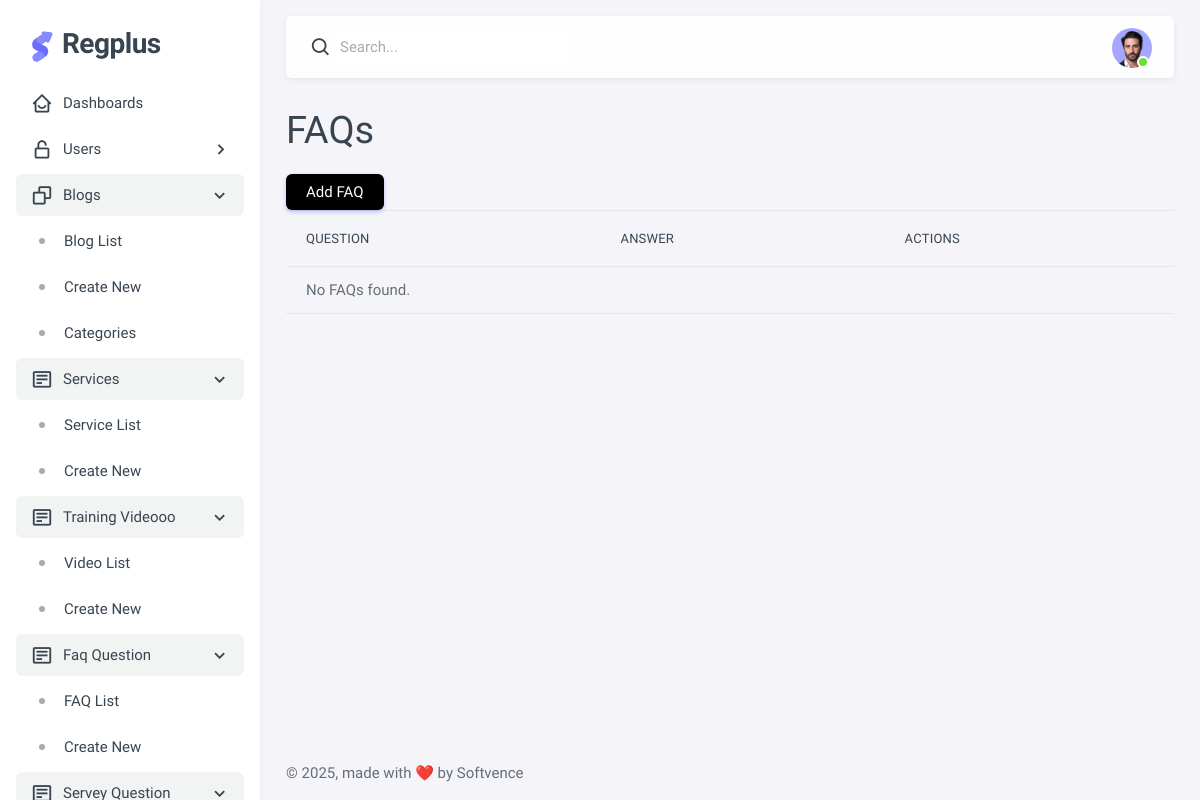
/faqs/, run on an earlier commit of the app's database.
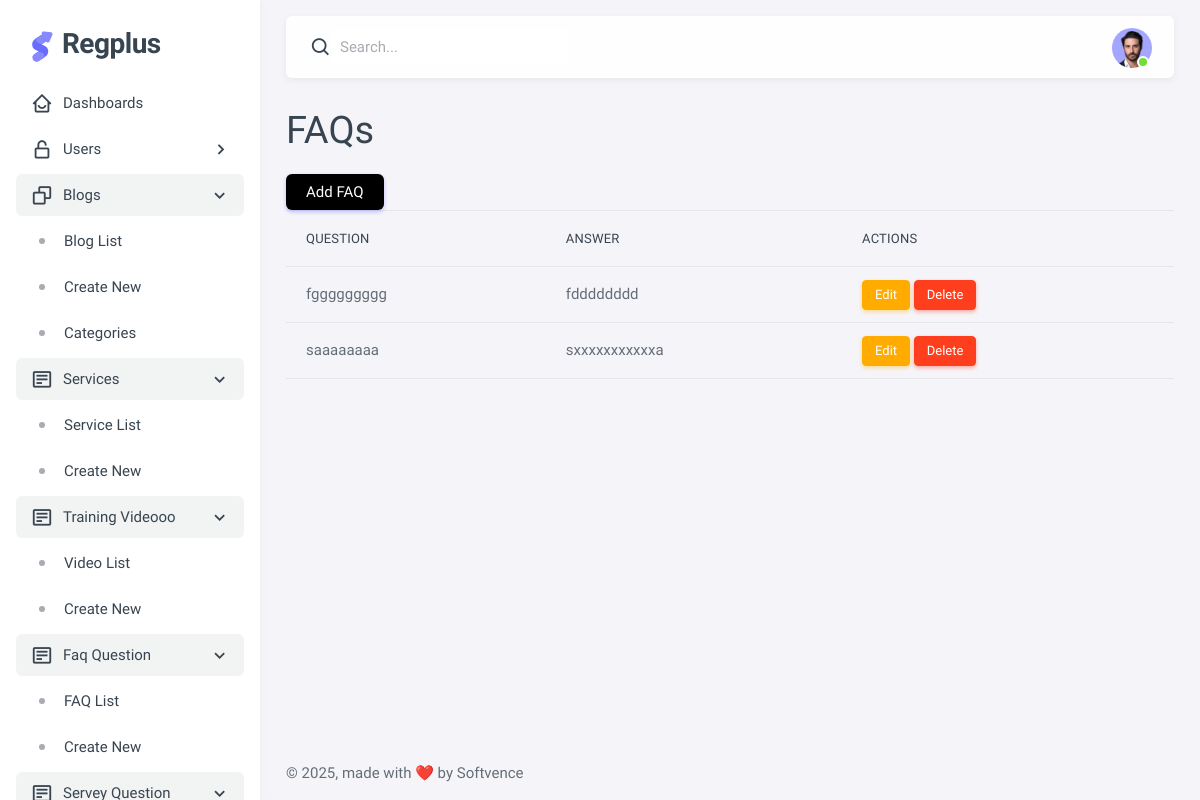
And on a later commit of the database.
### apps/custom_design/models.py (models this page shows, shortened)
class MainModel(models.Model):
    title = models.CharField(max_length=200)
    files = models.FileField(upload_to='uploads/', blank=True, null=True)
    subtitle = models.CharField(max_length=200, blank=True, null=True)
    description = RichTextField(blank=True, null=True)
    page_section = models.CharField(max_length=50, choices=SECTION_CHOICES)
    page_name = models.CharField(max_length=50, choices=PAGE_CHOICES)
    created_at = models.DateTimeField(auto_now_add=True, blank=True, null=True)
    updated_at = models.DateTimeField(auto_now=True,blank=True, null=True)
    class Meta:
        ordering = ['-created_at']  # Order by creation date, newest first

### apps/custom_design/views.py (the view)
# urls.py: path('faqs/', FAQListView.as_view(), name='faq_list'),
class FAQListView(View):
    template_name = 'faq_list.html'
    def get(self, request):
        faqs = MainModel.objects.filter(page_name='train&FAQ', page_section='down')
        context = {'faqs': faqs}
        context = TemplateLayout.init(self, context)
        return render(request, self.template_name, context)

### project/context_processors.py (called while the page is built)
def my_setting(request):
    return {'MY_SETTING': settings}

def environment(request):
    return {'ENVIRONMENT': settings.ENVIRONMENT}

### templates/layout/bootstrap/layout_vertical.py (called while the page is built)
    def init(context):
        context.update(
            {
                "layout": "vertical",
                "content_navbar": True,
                "content_layout": "compact",
                "is_navbar": True,
                "is_menu": True,
                "is_footer": True,
            }
        )
        TemplateHelper.map_context(context)
        return context

### web_project/__init__.py (called while the page is built)
    def init(self, context):
        layout = "vertical"
        context.update(
            {
                "layout_path": TemplateHelper.set_layout(
                    "layout_" + layout + ".html", context
                ),
            }
        )
        TemplateHelper.map_context(context)
        return context

### web_project/template_helpers/theme.py (called while the page is built)
    def get_theme_variables(scope):
        return settings.THEME_VARIABLES[scope]

    def import_class(fromModule, import_className):
        pprint(f"Loading {import_className} from {fromModule}")
        module = import_module(fromModule)
        return getattr(module, import_className)

### apps/custom_design/templates/faq_list.html (shortened to what this page needs)
{% extends layout_path %}
{% load widget_tweaks %}
{% load static %}
{% block content %}
<h2>FAQs</h2>
<a href="{% url 'faq_add' %}" class="btn btn-primary">Add FAQ</a>
<table class="table">
    <thead>
        <tr>
            <th>Question</th>
            <th>Answer</th>
            <th>Actions</th>
        </tr>
    </thead>
    <tbody>
        {% for faq in faqs %}
        <tr>
            <td>{{ faq.title }}</td>
            <td>{{ faq.description }}</td>
            <td>
                <a href="{% url 'faq_edit' faq.pk %}" class="btn btn-sm btn-warning">Edit</a>
                <a href="{% url 'faq_delete' faq.pk %}" class="btn btn-sm btn-danger">Delete</a>
            </td>
        </tr>
        {% empty %}
        <tr><td colspan="3">No FAQs found.</td></tr>
        {% endfor %}
    </tbody>
</table>
{% endblock %}

What changed in the data, as far as the page shows it:
added MainModel: title "fggggggggg", description "fdddddddd"
added MainModel: title "saaaaaaaa", description "sxxxxxxxxxxxa"
Also different on the page:
text no longer shown: "No FAQs found."
